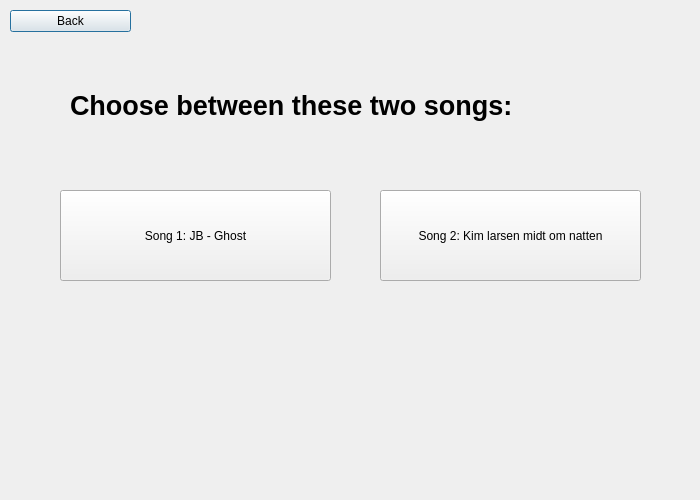
<?xml version="1.0" encoding="UTF-8"?>
<ui version="4.0">
 <class>SongList</class>
 <widget class="QDialog" name="SongList">
  <property name="geometry">
   <rect>
    <x>0</x>
    <y>0</y>
    <width>700</width>
    <height>500</height>
   </rect>
  </property>
  <property name="windowTitle">
   <string>Dialog</string>
  </property>
  <property name="layoutDirection">
   <enum>Qt::RightToLeft</enum>
  </property>
  <property name="autoFillBackground">
   <bool>false</bool>
  </property>
  <widget class="QPushButton" name="pushButton">
   <property name="geometry">
    <rect>
     <x>10</x>
     <y>10</y>
     <width>121</width>
     <height>22</height>
    </rect>
   </property>
   <property name="text">
    <string>Back</string>
   </property>
  </widget>
  <widget class="QPushButton" name="Song_2">
   <property name="geometry">
    <rect>
     <x>380</x>
     <y>190</y>
     <width>261</width>
     <height>91</height>
    </rect>
   </property>
   <property name="styleSheet">
    <string notr="true">QPushButton {
    background-color: #3399FF;
}

QPushButton:hover {
    background-color: #66B2FF;
}
border-radius: 10px;</string>
   </property>
   <property name="text">
    <string>Song 2: Kim larsen midt om natten</string>
   </property>
  </widget>
  <widget class="QPushButton" name="Song_1">
   <property name="geometry">
    <rect>
     <x>60</x>
     <y>190</y>
     <width>271</width>
     <height>91</height>
    </rect>
   </property>
   <property name="styleSheet">
    <string notr="true">QPushButton {
    background-color: #3399FF;
}

QPushButton:hover {
    background-color: #66B2FF;
}
border-radius: 10px;</string>
   </property>
   <property name="text">
    <string>Song 1: JB - Ghost</string>
   </property>
  </widget>
  <widget class="QLabel" name="label">
   <property name="geometry">
    <rect>
     <x>70</x>
     <y>80</y>
     <width>521</width>
     <height>51</height>
    </rect>
   </property>
   <property name="font">
    <font>
     <pointsize>20</pointsize>
     <bold>true</bold>
    </font>
   </property>
   <property name="text">
    <string>Choose between these two songs:</string>
   </property>
  </widget>
 </widget>
 <resources/>
 <connections/>
</ui>
